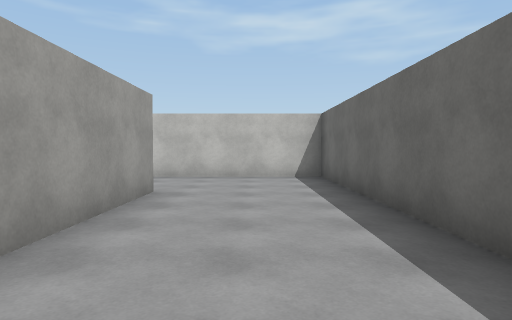
[1] (above)

16 first-person views from a walk through a Unity game level. The camera is 1.4 m above the floor, tilts 2° down and sees 75° across. Doors are open. The floor is counted in squares, 2 m on a side. Each view is taken from the middle of a square. On the plan, view 1 faces up. The plan holds only what a view shows up to about 10 squares ahead; the rest is blank. The place goes on beyond the plan. The player character is not drawn. Some animated figures are left out. Surface patterns are stand-ins for the level's own textures.

[2]
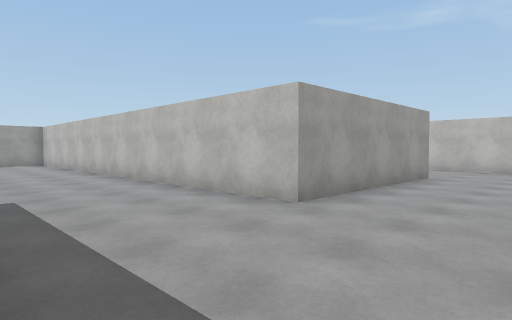

[3]
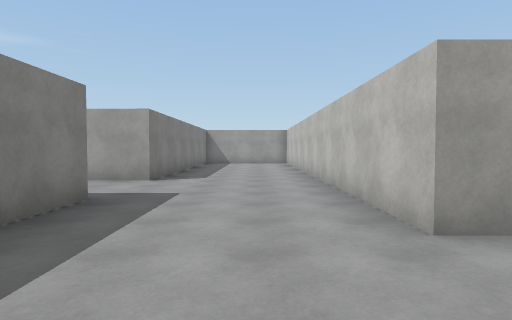

[4]
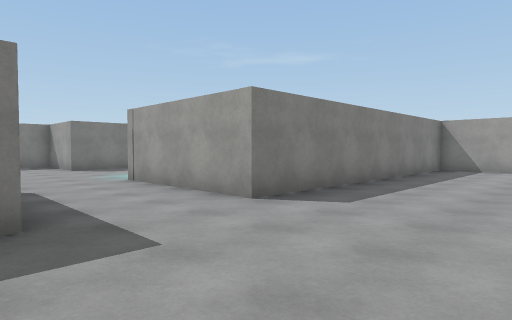

[5]
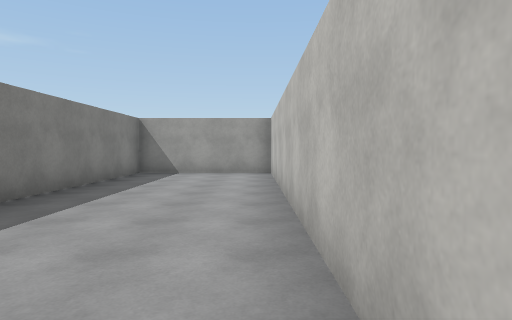

[6]
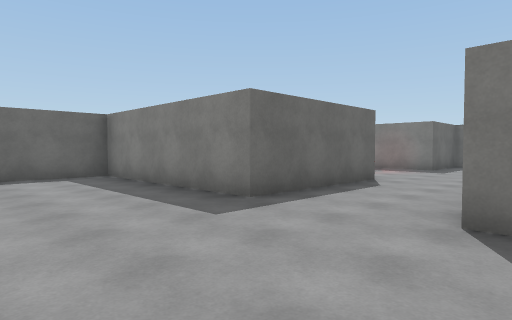

[7]
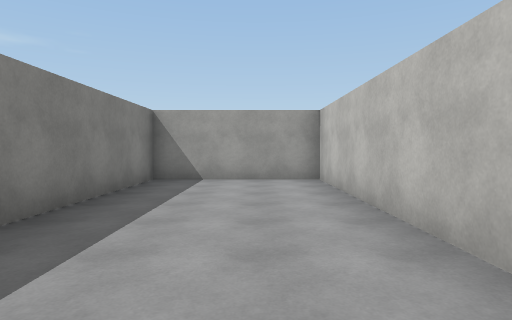

[8]
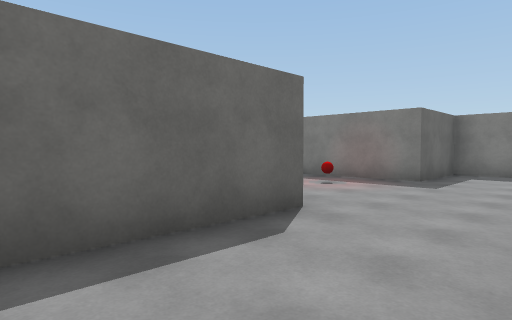

[9]
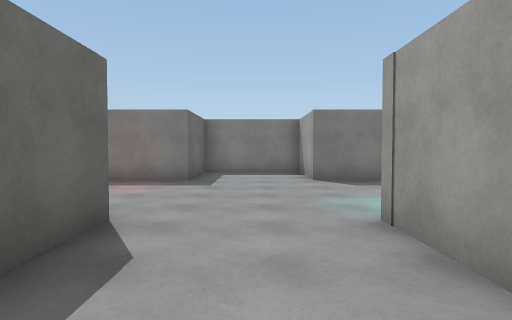

[10]
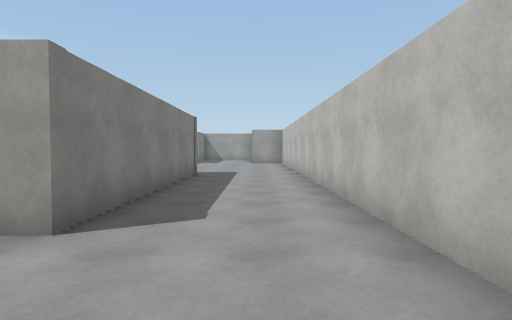

[11]
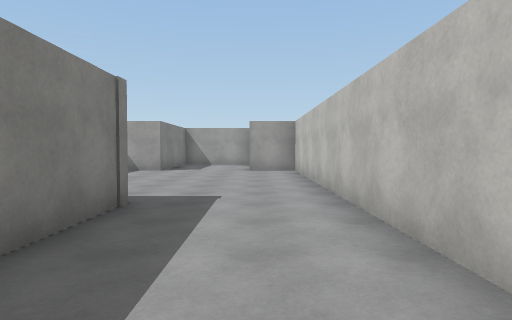

[12]
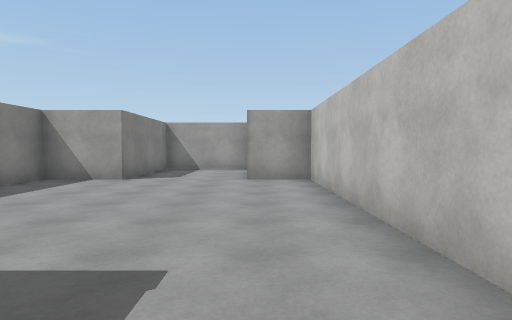

[13]
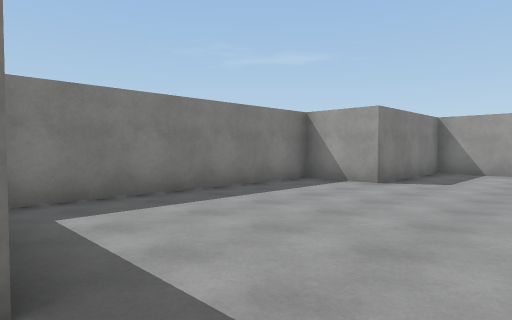

[14]
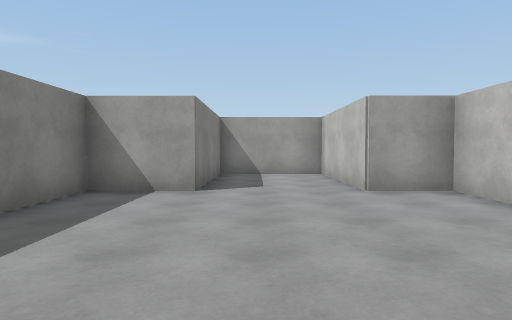

[15]
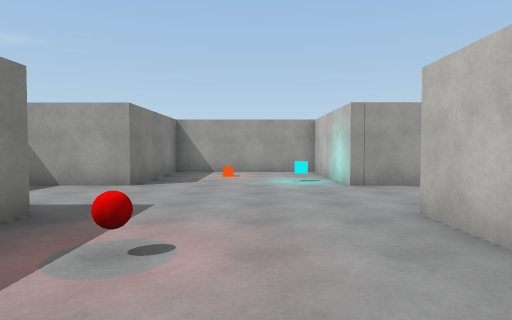

[16]
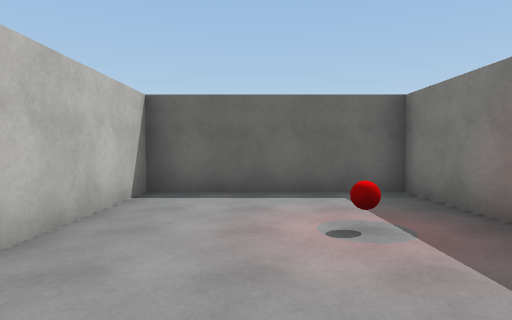

### Floor plan
Points are (right, up) in squares from view 1. A wall is a line through its corners. A room is listed if a view was taken in it or the views show most of it. See-through windows are left out.
Room 1 (views 1, 2, 3, 4, 5, 6, 7, 8, 9)
walls: (-1.7, 3.1) (-1.7, 0.4) (-14.5, 0.4) (-14.5, -3.3) (-6.2, -3.3) (-6.2, -7.2); (-3.6, -7.2) (-3.6, -3.3) (1.6, -3.3) (1.6, -1.1)
ways out: open door at (-0.5, 3) to room 2; open door at (-5, -5.6) to room 3
Room 2 (views 10, 11, 12, 13, 14)
walls: (-8.2, 5.3) (-1.7, 5.3) (-1.7, 3.1); (1.6, 2) (1.6, 8.2) (-14.5, 8.2) (-14.5, 6.8) (-18.1, 6.8) (-18.1, 4) (-14.5, 4) (-14.5, 2.2) (-8.6, 2.2)
ways out: open door at (-0.5, 3) to room 1
Room 3 (views 15, 16)
walls: (-6.2, -7.2) (-9.9, -7.2) (-9.9, -11.4) (-6.2, -11.4) (-6.2, -13.8) (-3.6, -13.8) (-3.6, -11.4) (0.3, -11.4) (0.3, -7.2) (-3.6, -7.2)
ways out: open door at (-5, -5.6) to room 1
objects: other object (-8, -10); cyan cube (-7, -8); red ball (-2, -10)

Where each view was taken, in squares from view 1:
view 1: 0 up, 0 right, facing up
view 2: 3 down, 1 right, facing up-left
view 3: 1 down, 1 right, facing left
view 4: 0 up, 3 left, facing down-left
view 5: 0 up, 5 left, facing left
view 6: 0 up, 7 left, facing down-right
view 7: 1 down, 7 left, facing left
view 8: 4 down, 6 left, facing down-right
view 9: 4 down, 5 left, facing down
view 10: 7 up, 1 right, facing left
view 11: 7 up, 4 left, facing left
view 12: 7 up, 7 left, facing left
view 13: 7 up, 8 left, facing down-left
view 14: 5 up, 9 left, facing left
view 15: 9 down, 0 right, facing left
view 16: 9 down, 5 left, facing right
